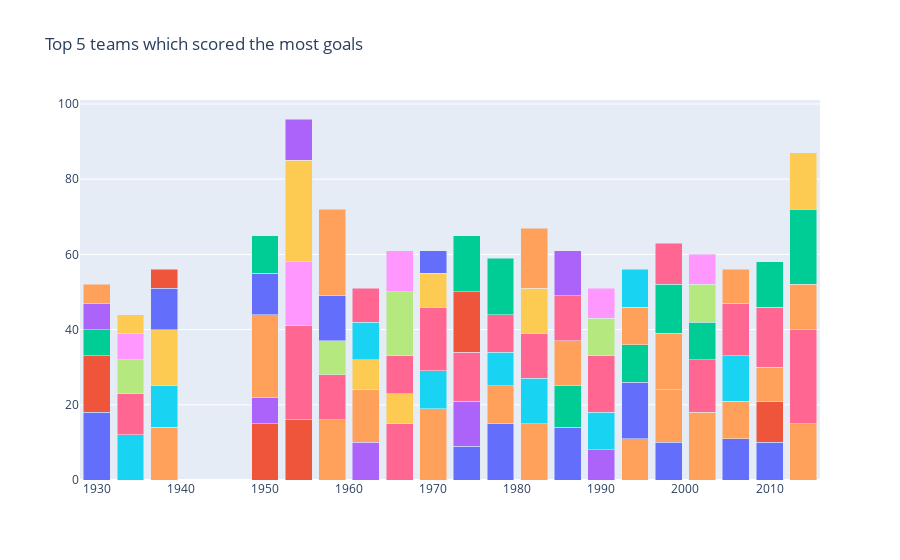

Notebook code cell kept with this figure:
### Code cell
x, y = team_goal['Year'].values, team_goal['goals'].values

data = []

for team in team_goal_top_5['Team'].drop_duplicates().values :
    year = team_goal_top_5[team_goal_top_5['Team'] == team]['Year']
    goals = team_goal_top_5[team_goal_top_5['Team'] == team]['goals']
    data.append(
        go.Bar(
            x=year,
            y=goals,
            name = team,
        )
    )

layout = go.Layout(
    barmode = "stack", 
    title = "Top 5 teams which scored the most goals",
    showlegend = False
)

fig = go.Figure(data=data, layout=layout)
py.iplot(fig, filename='pyplot-fifa')

### Figure 1 — Plotly figure (JSON) as saved in the notebook; plotly's stock layout.template omitted (floating-point values rounded to 4 significant figures)
{"data": [{"name": "Argentina", "type": "bar", "x": [1930, 1974, 1978, 1986, 1998, 2006, 2010], "y": [18, 9, 15, 14, 10, 11, 10]}, {"name": "Uruguay", "type": "bar", "x": [1930, 1950, 1954, 2010], "y": [15, 15, 16, 11]}, {"name": "USA", "type": "bar", "x": [1930], "y": [7]}, {"name": "Yugoslavia", "type": "bar", "x": [1930, 1950, 1962, 1974, 1990], "y": [7, 7, 10, 12, 8]}, {"name": "Brazil", "type": "bar", "x": [1930, 1938, 1950, 1958, 1962, 1970, 1978, 1982, 1994, 1998, 2002, 2006, 2010, 2014], "y": [5, 14, 22, 16, 14, 19, 10, 15, 11, 14, 18, 10, 9, 15]}, {"name": "Italy", "type": "bar", "x": [1934, 1938, 1970, 1978, 1982, 1990, 2006], "y": [12, 11, 10, 9, 12, 10, 12]}, {"name": "Germany", "type": "bar", "x": [1934, 1954, 1958, 1966, 1970, 1974, 1978, 1982, 1990, 2002, 2006, 2010, 2014], "y": [11, 25, 12, 15, 17, 13, 10, 12, 15, 14, 14, 16, 25]}, {"name": "Czechoslovakia", "type": "bar", "x": [1934, 1958, 1990], "y": [9, 9, 10]}, {"name": "Austria", "type": "bar", "x": [1934, 1954], "y": [7, 17]}, {"name": "Hungary", "type": "bar", "x": [1934, 1938, 1954, 1962, 1966, 1982], "y": [5, 15, 27, 8, 8, 12]}, {"name": "Sweden", "type": "bar", "x": [1938, 1950, 1958, 1994], "y": [11, 11, 12, 15]}, {"name": "Cuba", "type": "bar", "x": [1938], "y": [5]}, {"name": "Spain", "type": "bar", "x": [1950, 1986, 1994, 2002], "y": [10, 11, 10, 10]}, {"name": "Switzerland", "type": "bar", "x": [1954], "y": [11]}, {"name": "France", "type": "bar", "x": [1958, 1982, 1986, 1998, 2006, 2014], "y": [23, 16, 12, 15, 9, 12]}, {"name": "Chile", "type": "bar", "x": [1962], "y": [10]}, {"name": "Soviet Union", "type": "bar", "x": [1962, 1966, 1986], "y": [9, 10, 12]}, {"name": "Portugal", "type": "bar", "x": [1966], "y": [17]}, {"name": "England", "type": "bar", "x": [1966, 1990], "y": [11, 8]}, {"name": "Peru", "type": "bar", "x": [1970], "y": [9]}, {"name": "Mexico", "type": "bar", "x": [1970], "y": [6]}, {"name": "Poland", "type": "bar", "x": [1974], "y": [16]}, {"name": "Netherlands", "type": "bar", "x": [1974, 1978, 1998, 2010, 2014], "y": [15, 15, 13, 12, 20]}, {"name": "Belgium", "type": "bar", "x": [1986], "y": [12]}, {"name": "Bulgaria", "type": "bar", "x": [1994], "y": [10]}, {"name": "Romania", "type": "bar", "x": [1994], "y": [10]}, {"name": "Croatia", "type": "bar", "x": [1998], "y": [11]}, {"name": "Turkey", "type": "bar", "x": [2002], "y": [10]}, {"name": "Korea Republic", "type": "bar", "x": [2002], "y": [8]}, {"name": "Colombia", "type": "bar", "x": [2014], "y": [15]}], "layout": {"barmode": "stack", "showlegend": false, "title": {"text": "Top 5 teams which scored the most goals"}}}
